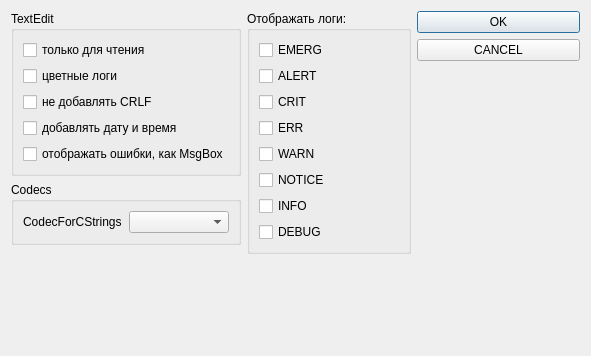
<?xml version="1.0" encoding="UTF-8"?>
<ui version="4.0">
 <class>LogDock_options</class>
 <widget class="QDialog" name="LogDock_options">
  <property name="geometry">
   <rect>
    <x>0</x>
    <y>0</y>
    <width>591</width>
    <height>356</height>
   </rect>
  </property>
  <layout class="QHBoxLayout" name="horizontalLayout">
   <item>
    <layout class="QVBoxLayout" name="verticalLayout_2">
     <item>
      <widget class="QGroupBox" name="groupBox_2">
       <property name="title">
        <string>TextEdit</string>
       </property>
       <layout class="QVBoxLayout" name="verticalLayout_4">
        <item>
         <widget class="QCheckBox" name="cb_readonly">
          <property name="text">
           <string>только для чтения</string>
          </property>
         </widget>
        </item>
        <item>
         <widget class="QCheckBox" name="cb_color">
          <property name="text">
           <string>цветные логи</string>
          </property>
         </widget>
        </item>
        <item>
         <widget class="QCheckBox" name="cb_noCRLF">
          <property name="text">
           <string>не добавлять CRLF</string>
          </property>
         </widget>
        </item>
        <item>
         <widget class="QCheckBox" name="cb_add_datetime">
          <property name="text">
           <string>добавлять дату и время</string>
          </property>
         </widget>
        </item>
        <item>
         <widget class="QCheckBox" name="cb_show_error">
          <property name="text">
           <string>отображать ошибки, как MsgBox</string>
          </property>
         </widget>
        </item>
       </layout>
      </widget>
     </item>
     <item>
      <widget class="QGroupBox" name="groupBox_3">
       <property name="title">
        <string>Codecs</string>
       </property>
       <layout class="QVBoxLayout" name="verticalLayout_5">
        <item>
         <layout class="QHBoxLayout" name="horizontalLayout_2">
          <item>
           <widget class="QLabel" name="label_2">
            <property name="text">
             <string>CodecForCStrings</string>
            </property>
           </widget>
          </item>
          <item>
           <widget class="QComboBox" name="cb_CodecForCStrings"/>
          </item>
         </layout>
        </item>
       </layout>
      </widget>
     </item>
     <item>
      <spacer name="verticalSpacer">
       <property name="orientation">
        <enum>Qt::Vertical</enum>
       </property>
       <property name="sizeHint" stdset="0">
        <size>
         <width>20</width>
         <height>40</height>
        </size>
       </property>
      </spacer>
     </item>
    </layout>
   </item>
   <item>
    <layout class="QVBoxLayout" name="verticalLayout_6">
     <item>
      <widget class="QGroupBox" name="groupBox">
       <property name="title">
        <string>Отображать логи:</string>
       </property>
       <layout class="QVBoxLayout" name="verticalLayout">
        <item>
         <widget class="QCheckBox" name="cb_EMERG">
          <property name="text">
           <string>EMERG</string>
          </property>
         </widget>
        </item>
        <item>
         <widget class="QCheckBox" name="cb_ALERT">
          <property name="text">
           <string>ALERT</string>
          </property>
         </widget>
        </item>
        <item>
         <widget class="QCheckBox" name="cb_CRIT">
          <property name="text">
           <string>CRIT</string>
          </property>
         </widget>
        </item>
        <item>
         <widget class="QCheckBox" name="cb_ERR">
          <property name="text">
           <string>ERR</string>
          </property>
         </widget>
        </item>
        <item>
         <widget class="QCheckBox" name="cb_WARN">
          <property name="text">
           <string>WARN</string>
          </property>
         </widget>
        </item>
        <item>
         <widget class="QCheckBox" name="cb_NOTICE">
          <property name="text">
           <string>NOTICE</string>
          </property>
         </widget>
        </item>
        <item>
         <widget class="QCheckBox" name="cb_INFO">
          <property name="text">
           <string>INFO</string>
          </property>
         </widget>
        </item>
        <item>
         <widget class="QCheckBox" name="cb_DEBUG">
          <property name="text">
           <string>DEBUG</string>
          </property>
         </widget>
        </item>
       </layout>
      </widget>
     </item>
     <item>
      <spacer name="verticalSpacer_3">
       <property name="orientation">
        <enum>Qt::Vertical</enum>
       </property>
       <property name="sizeHint" stdset="0">
        <size>
         <width>20</width>
         <height>40</height>
        </size>
       </property>
      </spacer>
     </item>
    </layout>
   </item>
   <item>
    <layout class="QVBoxLayout" name="verticalLayout_3">
     <item>
      <widget class="QPushButton" name="btn_ok">
       <property name="text">
        <string>OK</string>
       </property>
      </widget>
     </item>
     <item>
      <widget class="QPushButton" name="btn_cancel">
       <property name="text">
        <string>CANCEL</string>
       </property>
      </widget>
     </item>
     <item>
      <spacer name="verticalSpacer_2">
       <property name="orientation">
        <enum>Qt::Vertical</enum>
       </property>
       <property name="sizeHint" stdset="0">
        <size>
         <width>20</width>
         <height>40</height>
        </size>
       </property>
      </spacer>
     </item>
    </layout>
   </item>
  </layout>
 </widget>
 <resources/>
 <connections/>
</ui>
